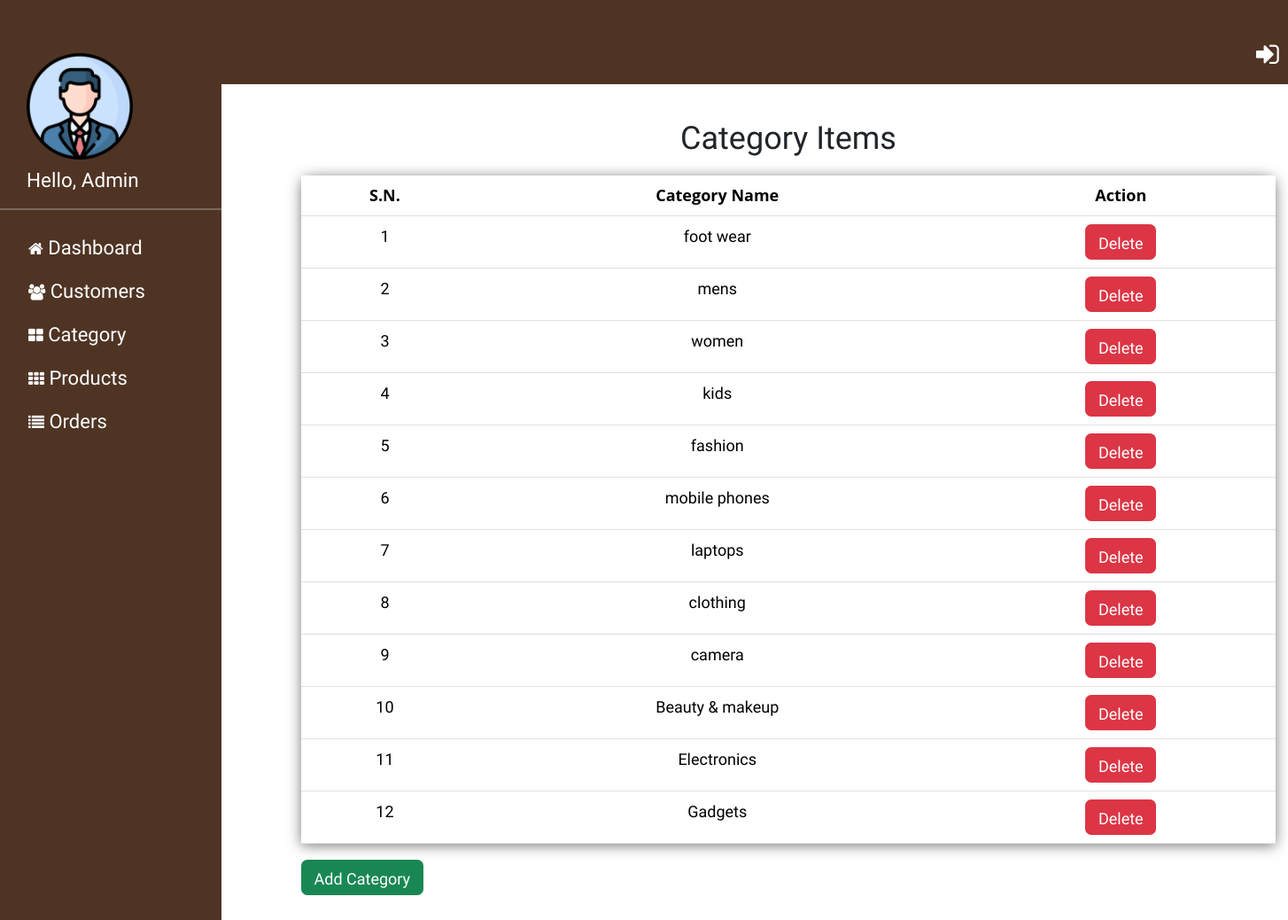
The app's page /admin/viewCategories.php with its own data.
### tables this page shows
CREATE TABLE `category` (
  `id` int(11) NOT NULL,
  `category_name` varchar(30) NOT NULL,
  `category_type` varchar(50) NOT NULL,
  `parent_category` varchar(100) DEFAULT NULL,
  `image_url` text NOT NULL,
  `created_date` datetime NOT NULL DEFAULT current_timestamp()
);

### admin/viewCategories.php (the view, shortened to what this page needs)
<?php
include('admin_header.php');
?>
<div id="main-content" style="height: 550px; width: 1100px;margin-left: 340px;margin-top: 40px;">
  <div>
    <h2 style="text-align: center; margin-bottom: 20px;">Category Items</h2>
    <table class="table ">
      <thead>
        <tr>
          <th class="text-center">S.N.</th>
          <th class="text-center">Category Name</th>
          <th class="text-center" colspan="2">Action</th>
        </tr>
      </thead>
      <?php
      $sql = "SELECT * from `category`";
      $result = $conn->query($sql);
      $count = 1;
      if ($result->num_rows > 0) {
        while ($row = $result->fetch_assoc()) {
      ?>
          <tr>
            <td><?= $count ?></td>
            <td><?= $row["category_name"] ?></td>
            <td><button class="btn btn-danger" style="height:40px" onclick="categoryDelete('<?= $row['id'] ?>',this)">Delete</button></td>
          </tr>
      <?php
          $count = $count + 1;
        }
      }
      ?>
    </table>
    <button type="button" class="btn btn-success" style="height:40px; margin-bottom: 100px;" data-bs-toggle="modal" data-bs-target="#myModal22">
      Add Category
    </button>
  </div>
</div>
<?php
include('admin_footer.php');
?>

### css/style2.css (style rules this page uses)
* { margin: 0; padding: 0; font-family: 'Work Sans', sans-serif; font-size: 18px; }
table { width: 100%; border-collapse: collapse; border-spacing: 0; box-shadow: 0 2px 15px rgba(64, 64, 64, .7); border-radius: 12px 12px 0 0; margin-bottom: 50px; }
td, th { padding: 10px 16px; text-align: center; }
th { background-color: #584e46; color: #fafafa; font-family: 'Open Sans', Sans-serif; font-weight: bold; }
tr { width: 100%; background-color: #fafafa; font-family: 'Montserrat', sans-serif; }
tr:nth-child(even) { background-color: #eeeeee; }
.btn { font-weight: 700; height: 36px; -moz-user-select: none; -webkit-user-select: none; user-select: none; cursor: default; }

### records on screen
category: category_name "foot wear"
category: category_name "mens"
category: category_name "women"
category: category_name "kids"
category: category_name "fashion"
category: category_name "mobile phones"
category: category_name "laptops"
category: category_name "clothing"
category: category_name "camera"
category: category_name "Beauty & makeup"
category: category_name "Electronics"
category: category_name "Gadgets"
